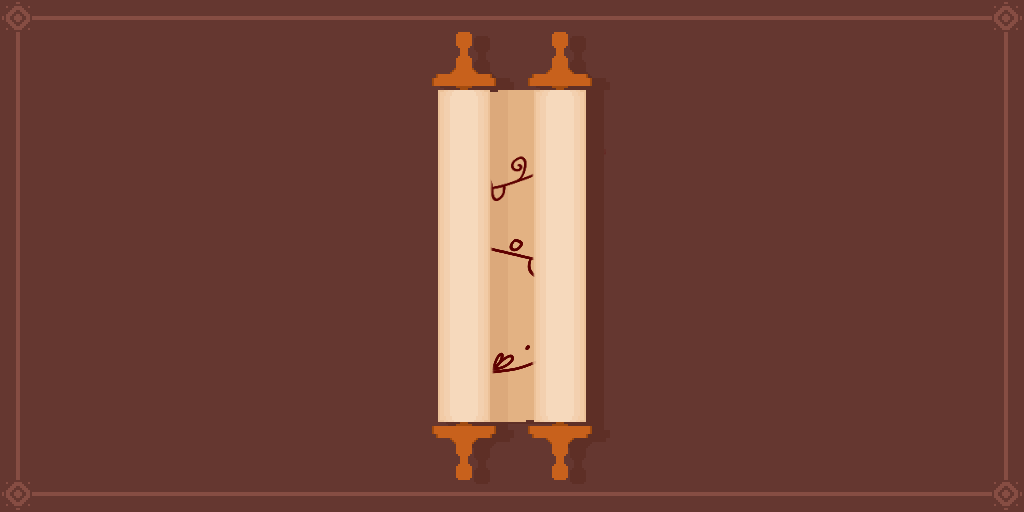
#> input picture assets/images/scroll.gif, 1024 x 512 px, found by its file name
$ python reverse_gif.py
#> lines starting #> are read from the running program, lines starting #| are printed output that depends on the picture
from PIL import Image, ImageSequence
import sys

INPUT = 'public/assets/images/scroll.gif'
OUTPUT = 'public/assets/images/scroll_reverse.gif'

def main():
    try:
        im = Image.open(INPUT)
#> im is the input picture: PIL image 1024x512 P; mean R, G, B, A 115.3, 69.1, 58.6, 255
    except FileNotFoundError:
        print(f'Input GIF not found: {INPUT}', file=sys.stderr)
        sys.exit(2)

    frames = []
    durations = []
    for frame in ImageSequence.Iterator(im):
        frames.append(frame.copy())
        durations.append(frame.info.get('duration', 100))
#> this loop made 30 passes
#> after the loop, durations = 30 values from 50 to 50; frames = 30 items

    if not frames:
        print('No frames found in GIF', file=sys.stderr)
        sys.exit(3)

    frames_rev = list(reversed(frames))
#> frames_rev = 30 items
    durations_rev = list(reversed(durations))
#> durations_rev = 30 values from 50 to 50

    # save reversed GIF; Pillow accepts list for duration matching frames
    frames_rev[0].save(
        OUTPUT,
        save_all=True,
        append_images=frames_rev[1:],
        duration=durations_rev,
        loop=0,
        disposal=2,
    )
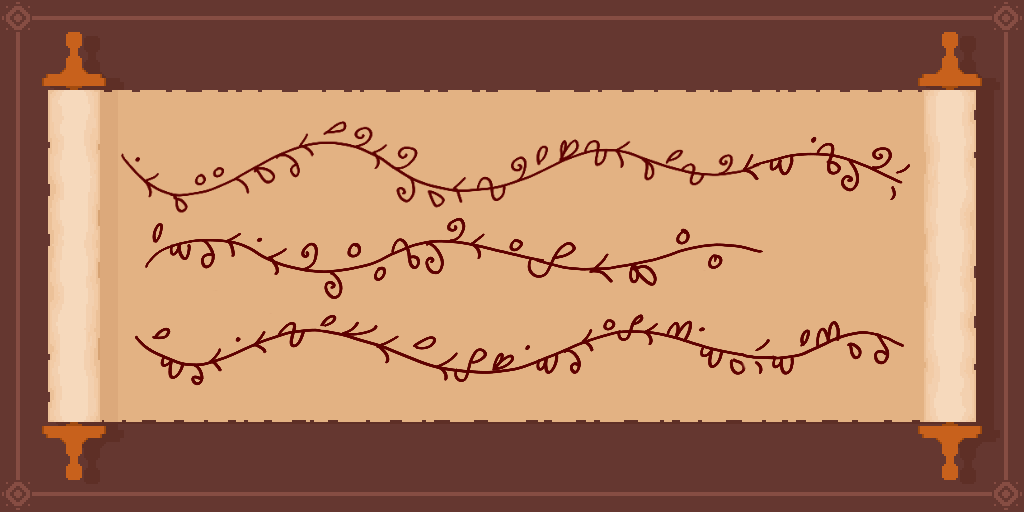
#> saved as scroll_reverse.gif: PIL image 1024x512 RGBA; mean R, G, B, A 173.2, 124.2, 95.4, 255

    print('Wrote reversed GIF to', OUTPUT)

if __name__ == '__main__':
    main()
